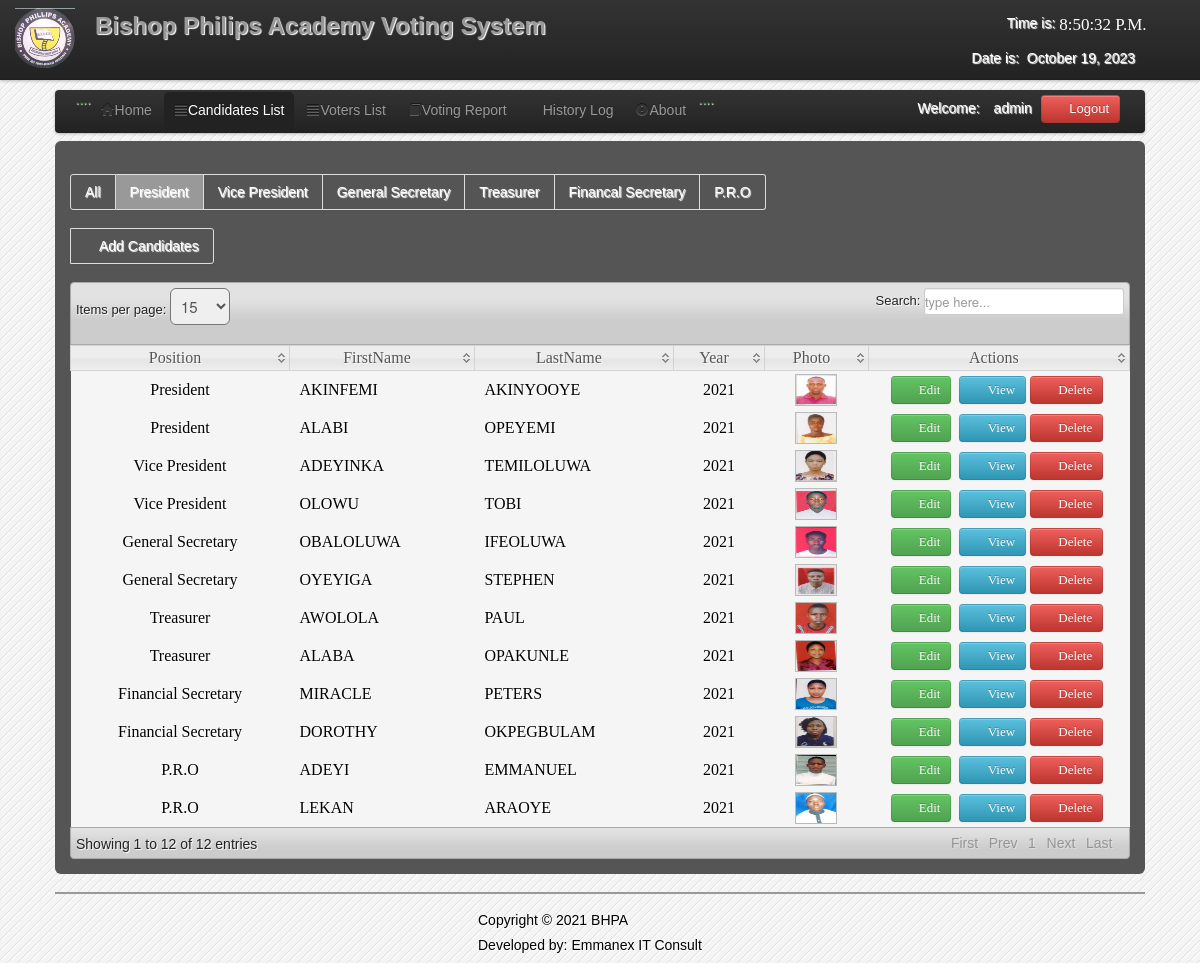
The page /admin/candidate_list.php (signed in) on the database its author committed.
### tables this page shows
CREATE TABLE `users` (
  `User_id` int(11) NOT NULL,
  `FirstName` varchar(100) NOT NULL,
  `LastName` varchar(100) NOT NULL,
  `UserName` varchar(100) NOT NULL,
  `Password` varchar(100) NOT NULL,
  `User_Type` varchar(50) NOT NULL
);

CREATE TABLE `candidate` (
  `CandidateID` int(11) NOT NULL,
  `abc` varchar(1) NOT NULL,
  `Position` varchar(200) NOT NULL,
  `Party` varchar(100) NOT NULL,
  `FirstName` varchar(200) NOT NULL,
  `LastName` varchar(200) NOT NULL,
  `MiddleName` varchar(100) NOT NULL,
  `Gender` varchar(6) NOT NULL,
  `Year` varchar(100) NOT NULL,
  `Photo` varchar(200) NOT NULL,
  `Photo1` varchar(200) NOT NULL
);

### admin/session.php (called while the page is built, shortened)
<?php
$id_session=$_SESSION['id'];
?>

### admin/candidate_list.php (the view, shortened to what this page needs)
<?php
include('session.php');
include('header.php');
include('dbcon.php');
?>
</head>
<body>
<?php include('nav_top.php'); ?>
<div class="wrapper">
<div class="home_body">
<div class="navbar">
	<div class="navbar-inner">
	<div class="container">
	<ul class="nav nav-pills">
	  <li>....</li>
	  <li><a href="home.php"><i class="icon-home icon-large"></i>Home</a></li>
	  <li  class="active"><a  href="candidate_list.php"><i class="icon-align-justify icon-large"></i>Candidates List</a></li>
	  <li class=""><a  href="voter_list.php"><i class="icon-align-justify icon-large"></i>Voters List</a></li>
		 <li><a  href="canvassing_report.php"><i class="icon-book icon-large"></i>Voting Report</a></li>
		    <li><a  href="History.php"><i class="icon-table icon-large"></i>History Log</a>
		   <li><a data-toggle="modal" href="#about"><i class="icon-exclamation-sign icon-large"></i>About</a></li>
		   <li>....</li>
	 </ul>
	<form class="navbar-form pull-right">
		<?php $result=mysqli_query($conn,"select * from users where User_id='$id_session'");
	$row=mysqli_fetch_array($result);
	?>
	<font color="white">Welcome:<i class="icon-user-md"></i><?php echo $row['User_Type']; ?></font>
	<a class="btn btn-danger" id="logout" data-toggle="modal" href="#myModal"><i class="icon-off"></i>&nbsp;Logout</a>
	</form>
	</div>
	</div>
	</div>
	<div id="element" class="hero-body">
	    <div class="pagination">
    <ul>
    <li><a href="candidate_list.php"><font color="white">All</font></a></li>
    <li class="active"><a href="candidate_for_governor.php"><font color="white">President</font></a></li>
    <li><a href="candidate_for_vice-governor.php"><font color="white">Vice President</font></a></li>
    <li><a href="1st_year.php"><font color="white">General Secretary</font></a></li>
    <li><a href="2nd_year.php"><font color="white">Treasurer</font></a></li>
    <li><a href="3rd_year.php"><font color="white">Financal Secretary</font></a></li>
    <li><a href="4th_year.php"><font color="white">P.R.O</font></a></li>
    </ul>
    </div>
	<div class="pagination">
		  <ul>
    <li><a href="new_candidate.php"><font color="white"><i class="icon-plus icon-large"></i>Add Candidates</font></a></li>
    </ul>
	</div>
	<table class="users-table">
<div class="demo_jui">
		<table cellpadding="0" cellspacing="0" border="0" class="display" id="log" class="jtable">
			<thead>
				<tr>
				<th>Position</th>
				<th>FirstName</th>
				<th>LastName</th>
				<th>Year</th>
				<th>Photo</th>
				<th>Actions</th>
				</tr>
			</thead>
			<tbody>
<?php $candidate_query=mysqli_query($conn,"select  * from candidate");
		while($candidate_rows=mysqli_fetch_array($candidate_query)){ $id=$candidate_rows['CandidateID'];
		?>
<tr class="del<?php echo $id ?>">
	<td align="center"><?php echo $candidate_rows['Position']; ?></td>
	<td><?php echo $candidate_rows['FirstName']; ?></td>
	<td><?php echo $candidate_rows['LastName']; ?></td>
	<td align="center"><?php echo $candidate_rows['Year']; ?></td>
	<td align="center"><img class="pic" width="40" height="30" src="<?php echo $candidate_rows['Photo'];?>" border="0" onMouseOver="showtrail('<?php echo $candidate_rows['Photo'];?>','<?php echo $candidate_rows['FirstName']." ".$candidate_rows['LastName'];?> ',200,5)" onMouseOut="hidetrail()"></a></td>
	<td width="240" align="center">
	<a class="btn btn-Success" href="edit_candidate.php<?php echo '?id='.$id; ?>"><i class="icon-edit icon-large"></i>&nbsp;Edit</a>&nbsp;
	<a class="btn btn-info"  data-toggle="modal" href="#<?php echo $id; ?>" ><i class="icon-list icon-large"></i>&nbsp;View</a>
	<a class="btn btn-danger1" id="<?php echo $id; ?>"><i class="icon-trash icon-large"></i>&nbsp;Delete</a>&nbsp;
	</td>
		</div>
		</div>
	</tr>
<?php } ?>
<?php include('footer.php')?>
</body>
</html>

### admin/css/datatable/demo_table_jui.css (style rules this page uses)
table.display thead th { cursor: pointer; padding: 3px 0 3px 10px; }
table.display { border-collapse: collapse; clear: both; margin: 0 auto; width: 100%; }
table.display td { padding: 3px 10px; }
tr.odd { background-color: #f5f5f5; }
tr.even { background-color: #f5f5f5; }

### admin/css/Home.css (style rules this page uses)
* { margin:0; padding:0; }
body { font-family:"Trebuchet MS", "Myriad Pro", Arial, sans-serif; font-size:14px; background-color: #fff; background:#f4f4f4 url(../images/bg.gif) repeat top left; text-shadow:1px 1px 1px #fff; background-position: 0 0px; }
.wrapper { width:1090px; margin:10px auto; }

### rows shown on the page
users: User_Type "admin"
candidate: Position "President", FirstName "AKINFEMI", LastName "AKINYOOYE", Year "2021", Photo (picture)
candidate: Position "Vice President", FirstName "ADEYINKA", LastName "TEMILOLUWA", Year "2021", Photo (picture)
candidate: Position "General Secretary", FirstName "OBALOLUWA", LastName "IFEOLUWA", Year "2021", Photo (picture)
candidate: Position "Treasurer", FirstName "AWOLOLA", LastName "PAUL", Year "2021", Photo (picture)
candidate: Position "Financial Secretary", FirstName "MIRACLE", LastName "PETERS", Year "2021", Photo (picture)
candidate: Position "P.R.O", FirstName "ADEYI", LastName "EMMANUEL", Year "2021", Photo (picture)
candidate: Position "President", FirstName "ALABI", LastName "OPEYEMI", Year "2021", Photo (picture)
candidate: Position "Vice President", FirstName "OLOWU", LastName "TOBI", Year "2021", Photo (picture)
candidate: Position "General Secretary", FirstName "OYEYIGA", LastName "STEPHEN", Year "2021", Photo (picture)
candidate: Position "Treasurer", FirstName "ALABA", LastName "OPAKUNLE", Year "2021", Photo (picture)
candidate: Position "Financial Secretary", FirstName "DOROTHY", LastName "OKPEGBULAM", Year "2021", Photo (picture)
candidate: Position "P.R.O", FirstName "LEKAN", LastName "ARAOYE", Year "2021", Photo (picture)
